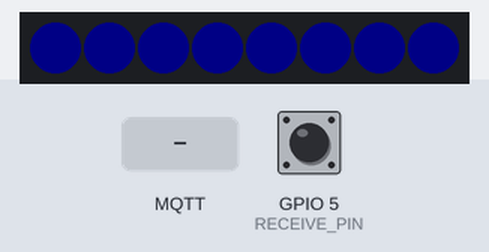
This sketch was run on a simulated ESP8266 (Wemos D1 mini). Parts: 8 RGB LEDs in strip order, left to right. The test bench sets the inputs (shaded band); at power-on: GPIO 5 (RECEIVE_PIN) HIGH. Dim RGB values are drawn brighter than linear; WiFi joins after 1.5 s; servers stay silent unless stated; storage starts empty; random numbers use the default seed unless the sketch sets one; no MQTT or app messages arrive unless stated; what the sketch prints to the serial monitor is not drawn.

Above: at 2.7 s.
2.8 s: GPIO 5 (RECEIVE_PIN) pulled LOW for 1 s
At 3.41 s:
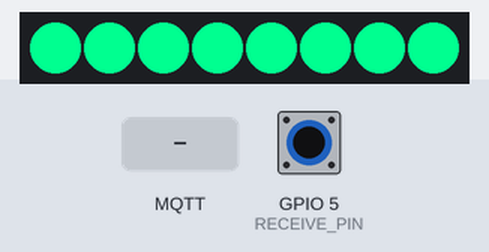
5.3 s: MQTT message "0" arrives on the first subscribed topic
At 6.7 s:
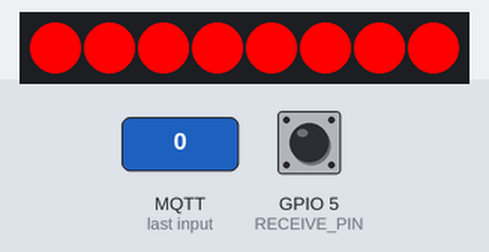
7.0 s: GPIO 5 (RECEIVE_PIN) pulled LOW for 3.2 s
At 11.3 s:
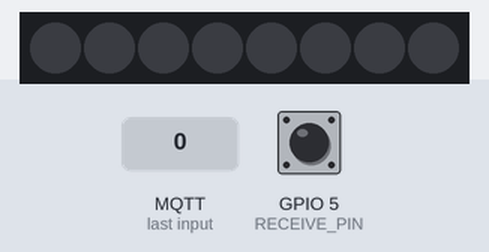
11.7 s: GPIO 5 (RECEIVE_PIN) pulled LOW for 3.2 s
At 15.6 s:
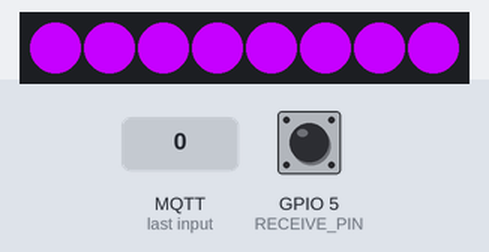
16.4 s: GPIO 5 (RECEIVE_PIN) pulled LOW for 1 s
At 16.91 s:
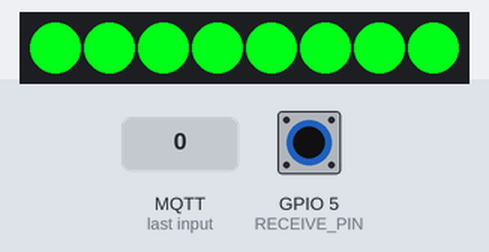
18.9 s: GPIO 5 (RECEIVE_PIN) pulled LOW for 3.2 s
At 21.91 s:
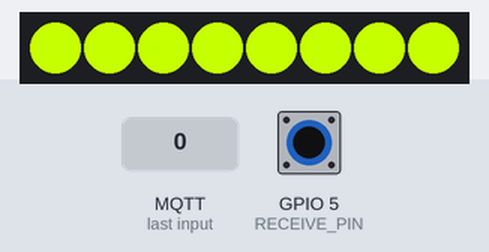
Timing chart, 0 to 23.5 s (numbered marks = the images above; inputs shaded):
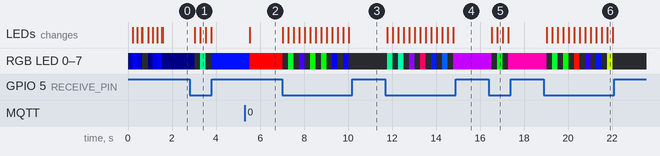

Measured:
- after the input at 2.8 s, RGB LED 0–7: RGB(0, 0, 8) → off after 0.24 s, → RGB(0, 255, 144) 0.25 s later, → off 0.25 s later, → RGB(0, 15, 255) 0.25 s later; the LEDs: first change after 0.24 s (image 1 shows a later state)
- after the input at 5.3 s, RGB LED 0–7: RGB(0, 15, 255) → RGB(255, 0, 0) after 0.24 s; the LEDs: change after 0.24 s (image 2)
- after the input at 7.0 s, RGB LED 0–7: RGB(255, 0, 0) → off at once, → RGB(0, 255, 44) 0.25 s later, → off 0.25 s later, → RGB(70, 0, 255) 0.25 s later, … (13 changes in this stretch); the LEDs: change at once (image 3)
- after the input at 11.7 s, RGB LED 0–7: off → RGB(0, 255, 144) after 0.09 s, → off 0.25 s later, → RGB(0, 255, 171) 0.25 s later, → off 0.25 s later, … (13 changes in this stretch); the LEDs: first change after 0.09 s (image 4 shows a later state)
- after the input at 16.4 s, RGB LED 0–7: RGB(198, 0, 255) → off after 0.14 s, → RGB(0, 255, 24) 0.25 s later, → off 0.25 s later, → RGB(255, 0, 180) 0.25 s later; the LEDs: first change after 0.14 s (image 5 shows a later state)
- after the input at 18.9 s, RGB LED 0–7: RGB(255, 0, 180) → off after 0.14 s, → RGB(0, 255, 48) 0.25 s later, → off 0.25 s later, → RGB(2, 255, 0) 0.25 s later, … (13 changes in this stretch); the LEDs: first change after 0.14 s (image 6 shows a later state)

The sketch:

SyncLight1.ino
```cpp
// syncenlight version based on tueftla, based on the Netzbasteln version

#include <FS.h>                   // File system, this needs to be first.
#include <ESP8266WiFi.h>          // ESP8266 Core WiFi Library
#include <DNSServer.h>            // Local DNS Server used for redirecting all requests to the configuration portal
#include <ESP8266WebServer.h>     // Local WebServer used to serve the configuration portal
#include <WiFiManager.h>          // https://github.com/tzapu/WiFiManager WiFi Configuration Magic
#include <Adafruit_NeoPixel.h>    // LED
#include <PubSubClient.h>         // MQTT client
#include <ArduinoJson.h>          // https://github.com/bblanchon/ArduinoJson
#include <Ticker.h>
#include <CapacitiveSensor.h>

//#include <ESP8266HTTPClient.h>
//#include <ESP8266httpUpdate.h>

#include <Espalexa.h>             // Alexa Support. https://github.com/Aircoookie/Espalexa

//---------------------------------------------------------
// Pins and configuration
#define SEND_PIN 4 // D2
#define RECEIVE_PIN 5 // D1
#define SENSOR_THRESHOLD 50 // Tweeak this based on your sensor.
#define PIXEL_PIN 2 // D4
#define PIXEL_COUNT 8 // Number of LEDs
#define LOOP_PERIOD 250 // Time in milliseconds for each loop (how long need to hold touch sensor)

// Defaults
char mqttServer[40] = "mqtt.server.com";
char mqttPort[40] = "1883";
char mqttUser[40] = "yourUser";
char mqttPassword[40] = "yourPassword";
char friendCode[40] = "AliceBob";

bool lastSensorState = false;


//---------------------------------------------------------
bool shouldSaveConfig = false;
void save_config_callback () {
  Serial.println("Should save config");
  shouldSaveConfig = true;
}

void colorLightChanged(uint8_t bright, uint32_t rgb);
Espalexa espalexa;

WiFiManager wifiManager;
//WiFiClientSecure wifiClient; // Use WiFiClient if do not want to use secure MQTT
WiFiClient wifiClient; // Use WiFiClientSecure if want to use secure MQTT

PubSubClient mqttClient(wifiClient);
CapacitiveSensor sensor = CapacitiveSensor(SEND_PIN, RECEIVE_PIN);

Adafruit_NeoPixel leds = Adafruit_NeoPixel(PIXEL_COUNT, PIXEL_PIN, NEO_GRB + NEO_KHZ800); // NEO_RGBW for Wemos Mini LED Modules, NEO_GRB for most Stripes

uint16_t hue = 0; // 0-359
unsigned int brightness = 255;

bool lightsOn = true;

extern const uint8_t gamma8[];

Ticker swooshTicker;
unsigned int swooshTime;
uint16_t swooshHue = 240; // blue swoosh

String chipId = String(ESP.getChipId(), HEX);
char chipIdCharArr[7];

void setup() {
  // Initialize debug output
  Serial.begin(9600);

  //wifiClient.setInsecure();  // Do not force certificate authenication, uncomment if use WiFiClientSecure

  // Initialize LEDs and swoosh animation (played during startup and configuration)
  leds.begin();
  leds.setBrightness(brightness);
  swooshTime = 0;
  swooshTicker.attach_ms(10, update_swoosh);

  // Read out chip ID and construct SSID for hotspot
  chipId.toUpperCase();
  chipId.toCharArray(chipIdCharArr, 7);
  String ssid = "FRIENDLIGHT-" + chipId;
  int ssidCharArrSize = ssid.length() + 1;
  char ssidCharArr[ssidCharArrSize];
  ssid.toCharArray(ssidCharArr, ssidCharArrSize);

  //Serial.println("Hi!");
  Serial.print("Chip ID: ");
  Serial.println(chipId);

  // Read configuration from FS json.
  Serial.println("Mounting FS ...");
  // Clean FS, for testing
  //SPIFFS.format();
  if (SPIFFS.begin()) {
    Serial.println("Mounted file system.");
    if (SPIFFS.exists("/config.json")) {
      // File exists, reading and loading.
      Serial.println("Reading config file.");
      File configFile = SPIFFS.open("/config.json", "r");
      if (configFile) {
        Serial.println("Opened config file.");
        size_t size = configFile.size();
        // Allocate a buffer to store contents of the file.
        std::unique_ptr<char[]> buf(new char[size]);
        configFile.readBytes(buf.get(), size);
        DynamicJsonBuffer jsonBuffer;
        JsonObject& json = jsonBuffer.parseObject(buf.get());
        json.printTo(Serial);
        if (json.success()) {
          Serial.println("\nParsed json.");
          strcpy(mqttServer, json["mqtt_server"]);
          strcpy(mqttPort, json["mqtt_port"]);
          strcpy(mqttUser, json["mqtt_user"]);
          strcpy(mqttPassword, json["mqtt_password"]);
          strcpy(friendCode, json["friend_code"]);
        } else {
          Serial.println("Failed to load json config.");
        }
        configFile.close();
      }
    }
  } else {
    Serial.println("Failed to mount FS.");
  }
  //end read

  // The extra parameters to be configured.
  WiFiManagerParameter customMqttServer("Server", "MQTT Server", mqttServer, 40);
  WiFiManagerParameter customMqttPort("Port", "MQTT Port", mqttPort, 40);
  WiFiManagerParameter customMqttUser("User", "MQTT User", mqttUser, 40);
  WiFiManagerParameter customMqttPassword("Password", "MQTT Password", mqttPassword, 40);
  WiFiManagerParameter customFriendCode("FriendCode", "FriendCode", friendCode, 40);

  wifiManager.setSaveConfigCallback(save_config_callback);
  // Add all parameters.
  wifiManager.addParameter(&customMqttServer);
  wifiManager.addParameter(&customMqttPort);
  wifiManager.addParameter(&customMqttUser);
  wifiManager.addParameter(&customMqttPassword);
  wifiManager.addParameter(&customFriendCode);

  wifiManager.autoConnect(ssidCharArr);

  // We are connected.
  Serial.println("WiFi Connected.");

  // Read updated parameters.
  strcpy(mqttServer, customMqttServer.getValue());
  strcpy(mqttPort, customMqttPort.getValue());
  strcpy(mqttUser, customMqttUser.getValue());
  strcpy(mqttPassword, customMqttPassword.getValue());
  strcpy(friendCode, customFriendCode.getValue());

  // Save the custom parameters to FS.
  if (shouldSaveConfig) {
    Serial.println("Saving config.");
    DynamicJsonBuffer jsonBuffer;
    JsonObject& json = jsonBuffer.createObject();
    json["mqtt_server"] = mqttServer;
    json["mqtt_port"] = mqttPort;
    json["mqtt_user"] = mqttUser;
    json["mqtt_password"] = mqttPassword;
    json["friend_code"] = friendCode;
    File configFile = SPIFFS.open("/config.json", "w");
    if (!configFile) {
      Serial.println("Failed to open config file for writing.");
    }
    json.printTo(Serial);
    json.printTo(configFile);
    configFile.close();
  }
  // End save.

  // Start MQTT client.
  String s = String((char*)mqttPort);
  unsigned int p = s.toInt();


  mqttClient.setServer(mqttServer, p);
  mqttClient.setCallback(mqtt_callback);
  mqttClient.setKeepAlive(600); // Disable Keepalive to stop disconnects
  Serial.println("MQTT client started.");

  swooshTicker.detach();

  // start WebServer


  espalexa.addDevice(ssid, colorLightChanged);
  espalexa.begin();

  // Sensor was not autocalibrating and getting stuck high
  sensor.set_CS_AutocaL_Millis(2000);
}


void loop() {
  long startTime = millis();

  // If not connected anymore try to reconnect
  if (!mqttClient.connected()) {
    swooshTicker.attach_ms(10, update_swoosh);
    mqtt_reconnect();
  }

  // Necessary to keep up MQTT connection


  // Read capacitive sensor, if touched change color
  long sensorValue;
  sensorValue = sensor.capacitiveSensor(80);


  // Register button press if sensor value is above threshold
  //Serial.print("sensor: ");
  //Serial.println(sensorValue);
  if (sensorValue > SENSOR_THRESHOLD) {
    //hue = hue + 1;
    //hue = (hue + 1) % 360;
    hue = random(360); // Random Hue

  //  EspalexaDevice* d = espalexa.getDevice(0);


    lightsOn = !lightsOn;    // Toggle Light State

    //Serial.print("value: ");
    //Serial.print(lightsOn);

    if (!lightsOn){         // Turn off Light
      off_led();
  //    Serial.print("Turning Off");
    }else{                  // Turn on Light
      //Serial.print("Turning On");
      update_led();
    }


    char payload[1];
    itoa(hue+361*!lightsOn, payload, 10); // Encode Hue and current light status in MQTT Payload
    mqttClient.publish(friendCode, payload, true); // Send payload to freindCode Topic

    //Serial.print("New color: ");
    //Serial.println(hue);
  }

  // For determining first loop after touch is released
  if (sensorValue > SENSOR_THRESHOLD) {
    lastSensorState = true;
  } else {
    lastSensorState = false;
  }

  // If not connected anymore try to reconnect
  if (!mqttClient.connected()) {
    swooshTicker.attach_ms(10, update_swoosh);
    mqtt_reconnect();
  }

  // Necessary to keep up MQTT connection
  mqttClient.loop();

  // Debug output
  //Serial.print("Sensor value: ");
  //Serial.print(sensorValue);

  //Serial.print("hue: ");
  //Serial.print(hue);
  //Serial.print("\t");
  //Serial.print("Processing time in loop: ");
  //Serial.print(millis() - startTime);
  //Serial.print("\n");

  espalexa.loop();


  int delayValue = LOOP_PERIOD - (millis() - startTime);
  if (delayValue > 0) {
    delay(delayValue);
  }
}


void mqtt_callback(char* topic, byte* payload, unsigned int length) {
  //Serial.print("Received [");
  //Serial.print(topic);
  //Serial.print("]: ");
  //for (int i = 0; i < length; i++) {
  //  Serial.print((char)payload[i]);
  //}
  //Serial.print(" (length ");
  //Serial.print(length);
  //Serial.print(")");
  //Serial.println();


  // Update color of LEDs
  if (length <= 3) {
    payload[length] = '\0';
    String s = String((char*)payload);
    //Serial.println(s);

    unsigned int newHue = s.toInt();

    //Serial.print("new hue: ");
    //Serial.print(newHue);
     //Serial.print(" old hue: ");
    //Serial.print(hue);

    // if same state as before, do not change
    if (newHue == hue)
      return;

    hue = newHue;      // update state

    // if Color below 360, Hue should be on
    if (newHue >= 0 && newHue < 360) {
      update_led();      // change the color
      lightsOn = true;   // Change internal state track to on
    }

    // if color is above 360, lights should be off
    if (newHue > 360) {
      //Serial.print("I should turn off");
      off_led();         // Turn off the lights
      lightsOn = false;  // turn off light state
    }


  }
}

void mqtt_reconnect() {
  while (!mqttClient.connected()) {
    Serial.println("Connecting MQTT...");
    if (mqttClient.connect(chipIdCharArr, mqttUser, mqttPassword)) {
      swooshTicker.detach();
      Serial.println("MQTT connected.");
      mqttClient.subscribe(friendCode, 1); // QoS level 1
    }
    else {
      Serial.print("Error, rc=");
      Serial.print(mqttClient.state());
      delay(5000);
    }
  }
}

void update_led() {
  uint32_t color = hsv_to_rgb(hue, 255, brightness);

    // Update Alexa
    int r = (color >> 16) & 0xFF;
    int g = (color >>  8) & 0xFF;
    int b = color & 0xFF;

    EspalexaDevice* d = espalexa.getDevice(0);
    d->setColor(r,g,b);
    d->setPercent(100);

  // Update LEDs
  for (uint16_t i=0; i < PIXEL_COUNT; i++) {
    leds.setPixelColor(i, color);
  }
  leds.show();
}

void off_led() {

  // Update Alexa
  EspalexaDevice* d = espalexa.getDevice(0);
  d->setPercent(0);

  // Update LEDs
  for (uint16_t i=0; i < PIXEL_COUNT; i++) {
    leds.setPixelColor(i, 0);
  }
  leds.show();
}

void update_swoosh() {
  swooshTime = swooshTime + 10;

  int value = (int) 127.5 * sin(2*3.14/1000 * swooshTime) + 127.5;
  for (int i = 0; i < PIXEL_COUNT; i++) {
    leds.setPixelColor(i, hsv_to_rgb(swooshHue, 255, value));
  }
  leds.show();
}


// hue: 0-359, sat: 0-255, val (lightness): 0-255
uint32_t hsv_to_rgb(unsigned int hue, unsigned int sat, unsigned int val) {
  int r, g, b, base;
  if (sat == 0) {
    r = g = b = val;
  }
  else {
    base = ((255 - sat) * val) >> 8;
    switch (hue / 60) {
      case 0:
        r = val;
        g = (((val - base) * hue) / 60) + base;
        b = base;
        break;
      case 1:
        r = (((val - base) * (60 - (hue % 60))) / 60) + base;
        g = val;
        b = base;
        break;
      case 2:
        r = base;
        g = val;
        b = (((val - base) * (hue % 60)) / 60) + base;
        break;
      case 3:
        r = base;
        g = (((val - base) * (60 - (hue % 60))) / 60) + base;
        b = val;
        break;
      case 4:
        r = (((val - base) * (hue % 60)) / 60) + base;
        g = base;
        b = val;
        break;
      case 5:
        r = val;
        g = base;
        b = (((val - base) * (60 - (hue % 60))) / 60) + base;
        break;
    }
  }

  return leds.Color(
    pgm_read_byte(&gamma8[r]),
    pgm_read_byte(&gamma8[g]),
    pgm_read_byte(&gamma8[b]));
}


//the color device callback function has two parameters
void colorLightChanged(uint8_t bright, uint32_t rgb) {

  //EspalexaDevice* d = espalexa.getDevice(0);
  //uint32_t myrgb = d->getRGB();
  //uint8_t myb = d->getPercent();

  // Update LEDs
  for (uint16_t i=0; i < PIXEL_COUNT; i++) {
    leds.setPixelColor(i, rgb);
  }
  leds.setBrightness(brightness);
  leds.show();

  // Update Internal Color State
  // Hue Saturation goes from 0 to 65535
  EspalexaDevice* d = espalexa.getDevice(0);
  uint16_t alexaHue = d->getHue();
  hue = alexaHue * 360.0 / 65535.0 ;
  if(bright == 0)
    lightsOn = false;
  else
    lightsOn = true;

  // Update MQTT state
  char payload[1];
  itoa(hue+361*!lightsOn, payload, 10); // Encode Hue and current light status in MQTT Payload
  mqttClient.publish(friendCode, payload, true); // Send payload to freindCode Topic

}


// Gamma correction curve
// https://learn.adafruit.com/led-tricks-gamma-correction/the-quick-fix
const uint8_t PROGMEM gamma8[] = {
    0,  0,  0,  0,  0,  0,  0,  0,  0,  0,  0,  0,  0,  0,  0,  0,
    0,  0,  0,  0,  0,  0,  0,  0,  0,  0,  0,  0,  1,  1,  1,  1,
    1,  1,  1,  1,  1,  1,  1,  1,  1,  2,  2,  2,  2,  2,  2,  2,
    2,  3,  3,  3,  3,  3,  3,  3,  4,  4,  4,  4,  4,  5,  5,  5,
    5,  6,  6,  6,  6,  7,  7,  7,  7,  8,  8,  8,  9,  9,  9, 10,
   10, 10, 11, 11, 11, 12, 12, 13, 13, 13, 14, 14, 15, 15, 16, 16,
   17, 17, 18, 18, 19, 19, 20, 20, 21, 21, 22, 22, 23, 24, 24, 25,
   25, 26, 27, 27, 28, 29, 29, 30, 31, 32, 32, 33, 34, 35, 35, 36,
   37, 38, 39, 39, 40, 41, 42, 43, 44, 45, 46, 47, 48, 49, 50, 50,
   51, 52, 54, 55, 56, 57, 58, 59, 60, 61, 62, 63, 64, 66, 67, 68,
   69, 70, 72, 73, 74, 75, 77, 78, 79, 81, 82, 83, 85, 86, 87, 89,
   90, 92, 93, 95, 96, 98, 99,101,102,104,105,107,109,110,112,114,
  115,117,119,120,122,124,126,127,129,131,133,135,137,138,140,142,
  144,146,148,150,152,154,156,158,160,162,164,167,169,171,173,175,
  177,180,182,184,186,189,191,193,196,198,200,203,205,208,210,213,
  215,218,220,223,225,228,231,233,236,239,241,244,247,249,252,255
};
```
